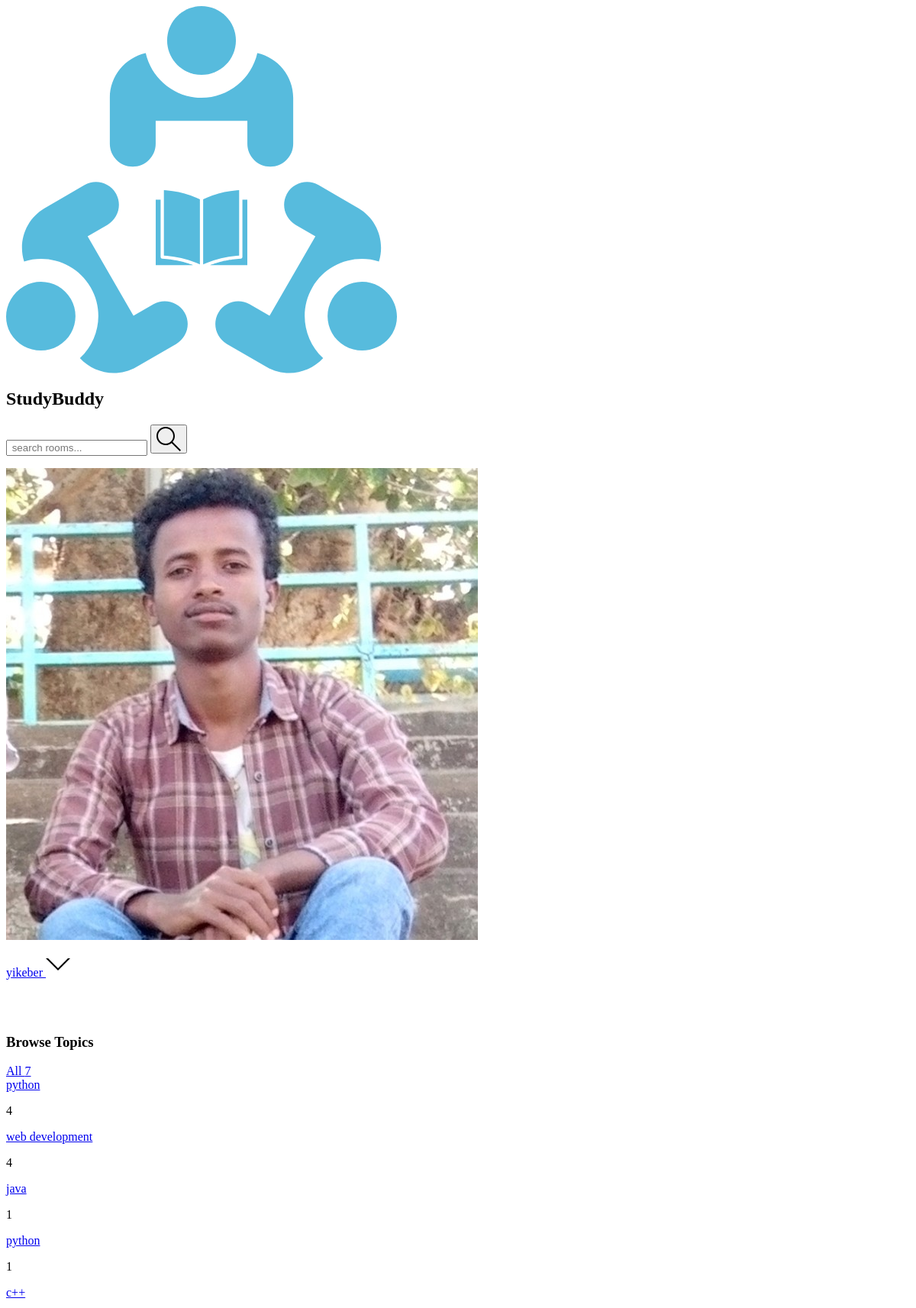
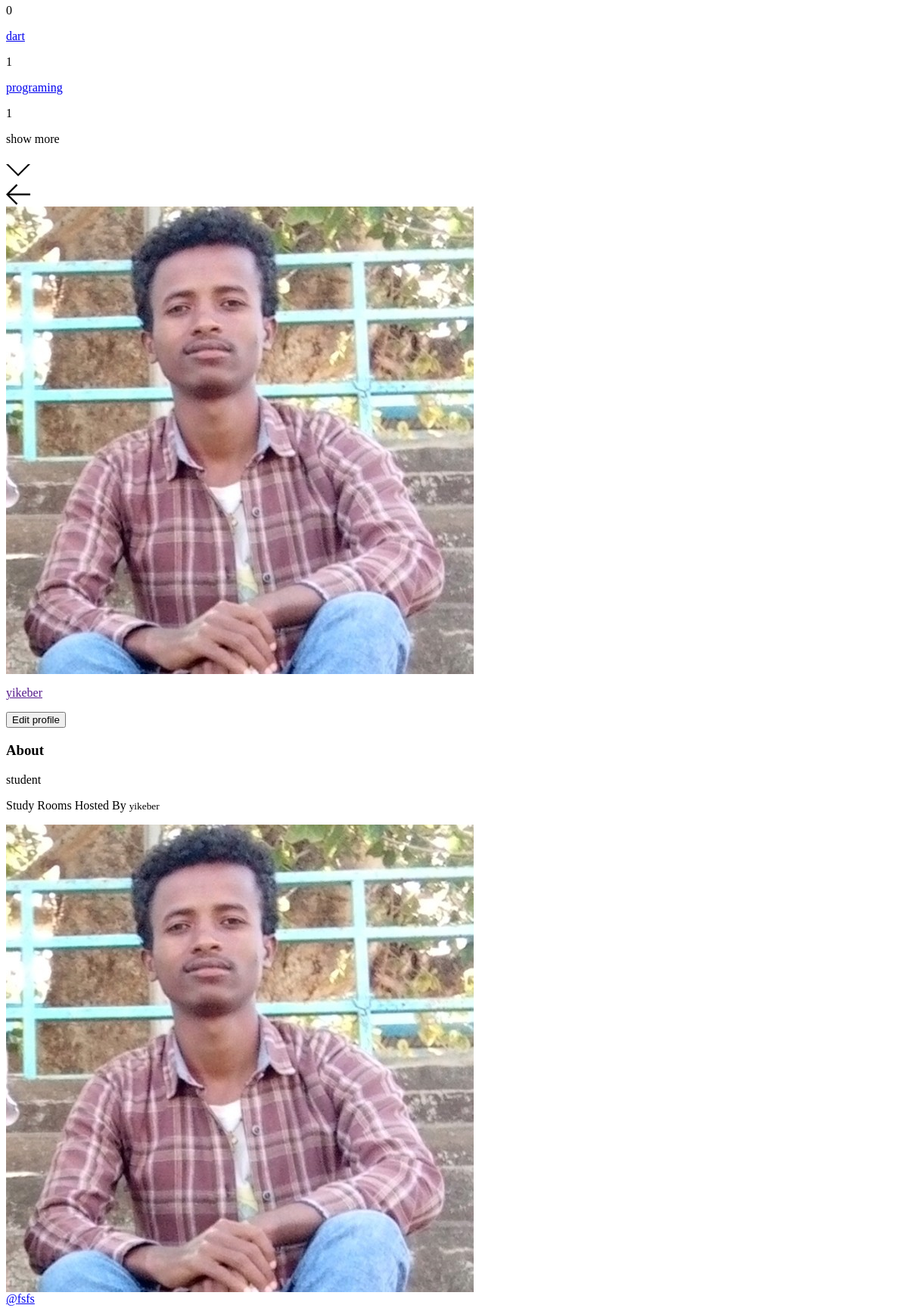
Screenshot of /user-profile/1/ (signed in, upper part) with the database file from the repository (2 pictures, top to bottom).
### Backend/base/models.py (models this page shows, shortened)
class User(AbstractUser):
    name  = models.CharField(max_length=200,null=True)
    username = models.CharField(max_length=200)
    password = models.CharField(max_length=100)
    email = models.EmailField(max_length=200,unique=True)
    bio = models.TextField(max_length=500,null=True,blank=True)
    avatar = models.ImageField(null=True,default='images/avatar.svg',upload_to='images/profile_images')
    last_activity = models.DateTimeField(null=True, blank=True)
    is_online = models.BooleanField(default=False)
    USERNAME_FIELD = 'email'
    REQUIRED_FIELDS =['username','password']

class Topic(models.Model):
    name = models.CharField(max_length=200)

class Room(models.Model):
    host = models.ForeignKey(User,on_delete=models.SET_NULL,null=True)
    topic = models.ForeignKey(Topic,on_delete=models.SET_NULL,null=True)
    roomImage = models.ImageField(null=True ,default='images/room_images/default_room_image.png',upload_to='images/room_images')
    name = models.CharField(max_length=200)
    description = models.TextField(null=True,blank=True)
    participants = models.ManyToManyField(User,related_name='participants',blank=True)
    updated = models.DateTimeField(auto_now=True)
    created = models.DateField(auto_now_add=True)
    is_deleted = models.BooleanField(default=False)
    class Meta:
        ordering = ['-updated','-created']
    def __str__(self):
        return self.name

### Backend/base/views.py (the view)
# urls.py: path('user-profile/<str:pk>/',views.userProfile,name='user-profile'),
@login_required(login_url='login')
def userProfile(request,pk):
    user = User.objects.get(id = pk)
    rooms = user.room_set.filter(is_deleted=False)
    topics = Topic.objects.all()
    room_messages = user.message_set.filter(is_deleted = False)
    context = {'user':user,
               'rooms':rooms,
               'room_messages':room_messages,
               'topics':topics,
               'visible_words':5,
               }
    return render(request,'base/profile.html',context)

### Backend/base/models.py (called while the page is built)
    def __str__(self):
        return self.body

### Frontend/templates/base/profile.html (shortened to what this page needs)
{%extends 'base/home.html' %}
{%load static %}
{% block home-content %}
<div class="col-span-6">
    <div class="mx-2 px-2">
        <a href="{{request.META.HTTP_REFERER}}" class="pl-2 pt-2"><img src="{% static 'assets/icons/arrow-left.svg' %}"
                class="w-6 h-6 bg-gray-700 rounded" alt="left-arrow"></a>
        <div class="flex flex-row justify-center">
            <div>
                <div class="relative">
                    <img src="{{user.avatar.url}}" alt="" class="w-20 h-20 rounded-full">
                </div>
                <p class="mx-2 mt-2 text-lg">
                    <a href="">{{user.username}}</a>
                </p>
                {%if user.username == request.user.username%}
                <a href="{%url 'edit-profile' user.id %}"> <button class="shadow-outline rounded px-2 py-1 my-2">Edit
                        profile</button></a>
                {%endif%}
            </div>
        </div>
        <div class="bg-gray-900 rounded px-2 py-2 opacity-75 w-full">
            <h3 class="">About</h3>
            <p class="mx-2 text-sm">{{user.bio}}</p>
        </div>
        <div class="text-normal text-lg py--2">
            <p class="text-lg text-opacity-50">Study Rooms Hosted By <small class=" text-teal-500">
                    {{user.username}}</small></p>
        </div>
    </div>
    {% include 'base/feed_component.html' %}
</div>
{% endblock home-content %}

### Frontend/templates/navbar.html (shortened to what this page needs)
{% load static %}
<nav class="grid grid-cols-3 justify-start w-screen mx-0 sm:justify-between items-center bg-gray-900  left-0 py-2">
  <div class=" col-span-2 flex justify-start sm:ml-2 sm:items-center">
    <div class="flex flex-row sm:items-center justify-start mr-2">
      <a href="/" class="mt-1 px-2">
        <img src="{% static '/images/logo.svg' %}" alt="profile_img" class=" w-8 h-8 sm:w-8 sm:h-8 rounded" />
      </a>
      <h2 class="text-white hidden sm:block sm:text-4xl sm:ml-1 sm:pl-1 sm:mt-1 text-sm">StudyBuddy</h2>
    </div>
    {% if request.user.is_authenticated %}
    <div class=" flex flex-row sm:ml-4 pb-0 ml-2 ">
      <form action="{% url 'home' %}" method="GET" class=" flex flex-row rounded sm:px-2 mb-0 pb-0 ">
        <input
          class="focus:outline-none focus:border-yellow-500 text-sm sm:px-2 py-2  bg-gray-500 sm:w-64 rounded bg-opacity-50 border border-green-500"
          type="text" name='q' placeholder=" search rooms...">
        <button type="submit">
        </button>
      </form>
    </div>
    {%endif%}
  </div>
  <div class=" col-span-1 sm:mr-2 text-white sm:mr-16 sm:pr-16">
    <div class=" flex flex-row items-center  sm:ml-4 sm:sm:px-4 pb-0 pt-2 justify-end ">
      {% if request.user.is_authenticated %}
      <div class="relative  mr-2">
        <img src="{{request.user.avatar.url}}" alt="" class="w-8 h-8 rounded-full mx-2">
      </div>
      {%endif%}
      <div class="text-sm text-gray-500  h-8">
        <p class="flex flex-row sm:ml-2 items-center">
          <a href="{%url 'user-profile' request.user.id%}">
            <span>{{request.user.username}}</span>
          </a>
          <svg class="w-4 h-4 sm:ml-8 mt-2 fill-current" id="nav_down_icon" onclick="{showElement()}"
            xmlns="http://www.w3.org/2000/svg" width="32" height="32" viewBox="0 0 32 32">
            <title>chevron-down</title>
            <path d="M16 21l-13-13h-3l16 16 16-16h-3l-13 13z"></path>
          </svg>
        </p>
      </div>
    </div>
  </div>
  </div>

### Frontend/templates/base/topics_component.html
<div class=" bg-gray-700 overflow-y-scroll h-screen">
    <div>
        <h3 class="text-teal-500 mx-4">Browse Topics</h3>
        <a href="{%url 'home'%}" class="mx-4">All <span
                class="px-2  mx-3 bg-gray-200  rounded text-blue-400">{{topics.count}}</span></a>
        {% for topic in topics%}
        <div class="flex flex-row justify-between text-gray-200 my-5 mx-3  hover:text-yellow-500">
            <a href="{% url 'home'   %}?q={{topic.name}}">{{topic.name}} </a>
            <p class="px-2  mx-3 bg-gray-200  rounded text-blue-400 ">{{topic.room_set.all.count}}</p>
        </div>
        {% endfor %}
        <div class="flex flex-row  py-2 bg-gray-800 bg-opacity-25 w-full">
            <p>show more</p>
            <a href="{%url 'topics'%}"><svg class="w-4 h-4 sm:ml-8 mt-2 fill-current" xmlns="http://www.w3.org/2000/svg"
                    width="32" height="32" viewBox="0 0 32 32">
                    <title>chevron-down</title>
                    <path d="M16 21l-13-13h-3l16 16 16-16h-3l-13 13z"></path>
                </svg>
            </a>
        </div>
    </div>
</div>

### Frontend/templates/base/feed_component.html (shortened to what this page needs)
{% load static %}
<div>
    {% for room in rooms%}
    <div class="bg-gray-700 my-2 rounded mx-2 w-full">
        <div class="flex flex-row justify-between mb-2">
            <div class="flex flex-row justify-center mx-2 my-2">
                <div class="relative">
                    <img src="{{room.roomImage.url}}" alt="" class="w-8 h-8 rounded-full">
                </div>
                <a href="{% url 'room' room.id %}" class="ml-2 text-teal-400">@{{room.name}}</a>
            </div>
        </div>
    </div>
    {% endfor %}
</div>

### rows the page displays
User: user.avatar (picture), user.username "yikeber", avatar (picture), username "yikeber", bio "student"
Topic: name "python", room_set.all.count "4"
Topic: name "web development", room_set.all.count "4"
Topic: name "java", room_set.all.count "1"
Topic: name "python", room_set.all.count "1"
Topic: name "c++", room_set.all.count "0"
Topic: name "dart", room_set.all.count "1"
Topic: name "programing", room_set.all.count "1"
Room: roomImage (picture), name "fsfs"

### other values shown
{{ topics.count }} "7"
